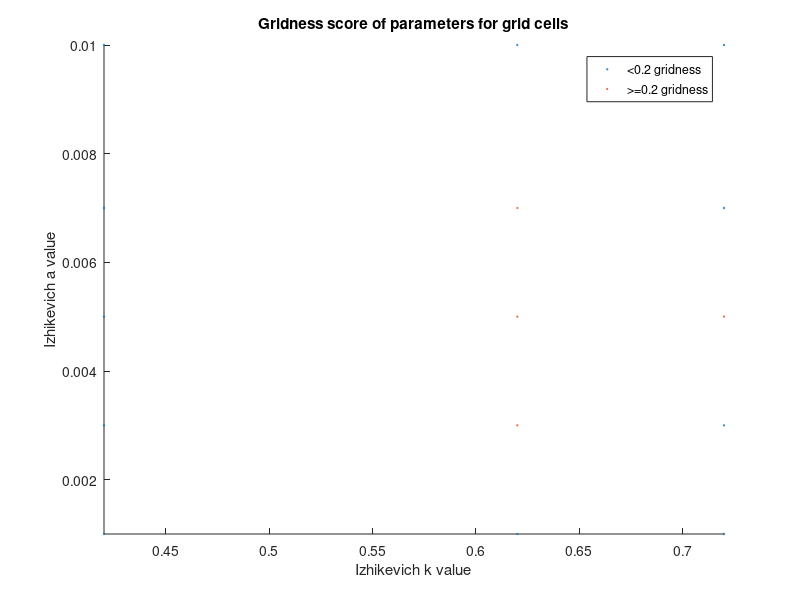

Source code (MATLAB):
% reference: https://www.mathworks.com/help/matlab/ref/area.html
%{
y1=[1 2 1 2 1];
x1=[1 2 3 4 5];
area(x1,y1)
axis([1 5 0 5])
%}
%x_thr=[118.0000  118.0000  118.0000  121.2500  121.2500  121.2500  124.5000  124.5000  124.5000  127.7500  127.7500  127.7500  131.0000  131.0000];
%y_thr=[2.9225    5.8450    8.7675    2.9225    5.8450    8.7675    2.9225    5.8450    8.7675    2.9225    5.8450    8.7675    2.9225    5.8450];
%x_nothr=[118.0000  118.0000  121.2500  121.2500  124.5000  124.5000  127.7500  127.7500  131.0000  131.0000  131.0000];
%y_nothr=[0   11.6900         0   11.6900         0   11.6900         0   11.6900         0    8.7675   11.6900];
x_thr=[0.62 0.62 0.62 0.72];
y_thr=[0.003 0.005 0.007 0.005];
%x_nothr=[0.12 0.12 0.12 0.12 0.12 0.42 0.42 0.42 0.42 0.42 0.62 0.62 0.72 0.72 0.72 0.72 0.92 0.92 0.92 0.92 0.92];
%y_nothr=[0.001 0.003 0.005 0.007 0.01 0.001 0.003 0.005 0.007 0.01 0.001 0.01 0.001 0.003 0.007 0.01 0.001 0.003 0.005 0.007 0.01];
x_nothr=[0.42 0.42 0.42 0.42 0.42 0.62 0.62 0.72 0.72 0.72 0.72];
y_nothr=[0.001 0.003 0.005 0.007 0.01 0.001 0.01 0.001 0.003 0.007 0.01];
x=[x_thr x_nothr];
y=[y_thr y_nothr];
scatter(x_nothr,y_nothr,1,'blue'), hold on;
scatter(x_thr,y_thr,1,'red'), hold off;
axis([min(x) max(x) min(y) max(y)])
title("Gridness score of parameters for grid cells", 'FontSize', 11);
axis('tight')
xlabel('Izhikevich k value') 
ylabel('Izhikevich a value')
legend('<0.2 gridness','>=0.2 gridness')